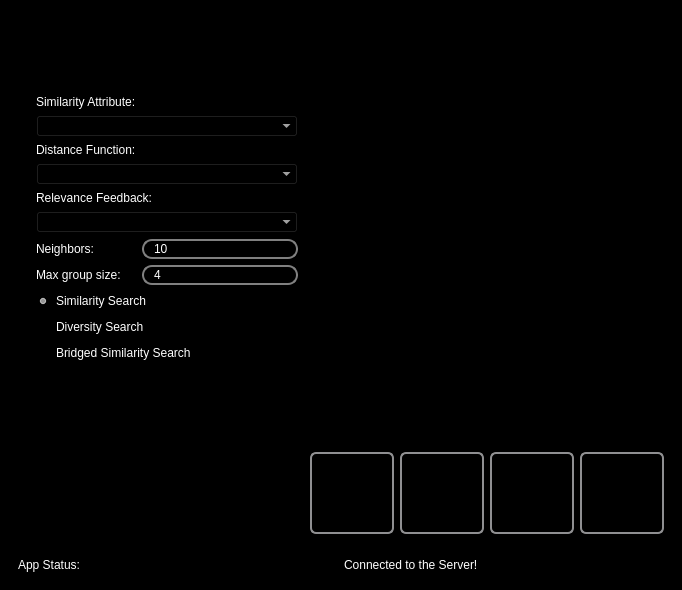
<?xml version="1.0" encoding="UTF-8"?>
<ui version="4.0">
 <class>QueryParameters</class>
 <widget class="QMainWindow" name="QueryParameters">
  <property name="geometry">
   <rect>
    <x>0</x>
    <y>0</y>
    <width>682</width>
    <height>590</height>
   </rect>
  </property>
  <property name="minimumSize">
   <size>
    <width>682</width>
    <height>590</height>
   </size>
  </property>
  <property name="maximumSize">
   <size>
    <width>682</width>
    <height>590</height>
   </size>
  </property>
  <property name="windowTitle">
   <string>Higiia - Query Settings</string>
  </property>
  <property name="windowIcon">
   <iconset resource="../../icons.qrc">
    <normaloff>:/icons/favicon.ico</normaloff>:/icons/favicon.ico</iconset>
  </property>
  <property name="styleSheet">
   <string notr="true">QMainWindow{
	background: black;
	color: white;
}

QFrame{
	border: none;
}

QWidget{
	color: white;
	font-size: 9pt;
}



QLabel{
	color: white;
}



QGroupBox {
     color: black;
     border: 1px solid gray;
     border-radius: 0px;
     margin-top: 1ex; /* leave space at the top for the title */
 }

 QGroupBox::title {
     color: black;
     subcontrol-origin: margin;
     subcontrol-position: top center; /* position at the top center */
     padding: 0 3px;
 }

 QToolBox::tab {
     background: qlineargradient(x1: 0, y1: 0, x2: 0, y2: 1,
                                 stop: 0 #E1E1E1, stop: 0.4 #DDDDDD,
                                 stop: 0.5 #D8D8D8, stop: 1.0 #D3D3D3);
     border-radius: 5px;
     color: black;
 }

 QToolBox::tab:selected { /* italicize selected tabs */
     font: italic;
 }

 QLineEdit {
     color: white;
     border: 2px solid gray;
     border-radius: 10px;
     padding: 0 8px;
     background: white;
     selection-background-color: darkgray;
 }


 QPushButton {
     border: 2px solid #8f8f91;
     border-radius: 6px;
     min-width: 80px;
	color: white;
 }

 QPushButton:flat {
     border: none; /* no border for a flat push button */
 }

 QPushButton:default {
     border-color: navy; /* make the default button prominent */
 }


</string>
  </property>
  <widget class="QWidget" name="centralwidget">
   <property name="styleSheet">
    <string notr="true">	background: black;</string>
   </property>
   <layout class="QGridLayout" name="gridLayout_3">
    <item row="2" column="2">
     <spacer name="horizontalSpacer_6">
      <property name="orientation">
       <enum>Qt::Horizontal</enum>
      </property>
      <property name="sizeHint" stdset="0">
       <size>
        <width>40</width>
        <height>20</height>
       </size>
      </property>
     </spacer>
    </item>
    <item row="2" column="0">
     <spacer name="horizontalSpacer_4">
      <property name="orientation">
       <enum>Qt::Horizontal</enum>
      </property>
      <property name="sizeHint" stdset="0">
       <size>
        <width>40</width>
        <height>20</height>
       </size>
      </property>
     </spacer>
    </item>
    <item row="3" column="1">
     <widget class="QFrame" name="frame">
      <property name="frameShape">
       <enum>QFrame::StyledPanel</enum>
      </property>
      <property name="frameShadow">
       <enum>QFrame::Raised</enum>
      </property>
      <layout class="QHBoxLayout" name="horizontalLayout">
       <item>
        <spacer name="horizontalSpacer">
         <property name="orientation">
          <enum>Qt::Horizontal</enum>
         </property>
         <property name="sizeHint" stdset="0">
          <size>
           <width>64</width>
           <height>20</height>
          </size>
         </property>
        </spacer>
       </item>
       <item>
        <widget class="QPushButton" name="btnClose">
         <property name="minimumSize">
          <size>
           <width>84</width>
           <height>82</height>
          </size>
         </property>
         <property name="maximumSize">
          <size>
           <width>82</width>
           <height>82</height>
          </size>
         </property>
         <property name="styleSheet">
          <string notr="true"/>
         </property>
         <property name="text">
          <string/>
         </property>
         <property name="icon">
          <iconset resource="../../icons.qrc">
           <normaloff>:/icons/icoClose.png</normaloff>:/icons/icoClose.png</iconset>
         </property>
         <property name="iconSize">
          <size>
           <width>60</width>
           <height>60</height>
          </size>
         </property>
        </widget>
       </item>
       <item>
        <widget class="QPushButton" name="btnDiagnosis">
         <property name="minimumSize">
          <size>
           <width>84</width>
           <height>82</height>
          </size>
         </property>
         <property name="maximumSize">
          <size>
           <width>82</width>
           <height>82</height>
          </size>
         </property>
         <property name="font">
          <font>
           <pointsize>-1</pointsize>
           <weight>75</weight>
           <bold>true</bold>
          </font>
         </property>
         <property name="styleSheet">
          <string notr="true">font-size: 30px;</string>
         </property>
         <property name="text">
          <string/>
         </property>
         <property name="icon">
          <iconset resource="../../icons.qrc">
           <normaloff>:/icons/icoWriteNewDiagnosis.png</normaloff>:/icons/icoWriteNewDiagnosis.png</iconset>
         </property>
         <property name="iconSize">
          <size>
           <width>60</width>
           <height>60</height>
          </size>
         </property>
        </widget>
       </item>
       <item>
        <widget class="QPushButton" name="btnAnalytics">
         <property name="minimumSize">
          <size>
           <width>84</width>
           <height>82</height>
          </size>
         </property>
         <property name="maximumSize">
          <size>
           <width>82</width>
           <height>82</height>
          </size>
         </property>
         <property name="text">
          <string/>
         </property>
         <property name="icon">
          <iconset resource="../../icons.qrc">
           <normaloff>:/icons/icoAnalytics.png</normaloff>:/icons/icoAnalytics.png</iconset>
         </property>
         <property name="iconSize">
          <size>
           <width>60</width>
           <height>60</height>
          </size>
         </property>
        </widget>
       </item>
       <item>
        <widget class="QPushButton" name="btnViewStudy">
         <property name="minimumSize">
          <size>
           <width>84</width>
           <height>82</height>
          </size>
         </property>
         <property name="maximumSize">
          <size>
           <width>82</width>
           <height>82</height>
          </size>
         </property>
         <property name="styleSheet">
          <string notr="true"/>
         </property>
         <property name="text">
          <string/>
         </property>
         <property name="icon">
          <iconset resource="../../icons.qrc">
           <normaloff>:/icons/icoCbirSearch.png</normaloff>:/icons/icoCbirSearch.png</iconset>
         </property>
         <property name="iconSize">
          <size>
           <width>60</width>
           <height>60</height>
          </size>
         </property>
        </widget>
       </item>
      </layout>
     </widget>
    </item>
    <item row="5" column="1">
     <widget class="QFrame" name="frame_4">
      <property name="frameShape">
       <enum>QFrame::StyledPanel</enum>
      </property>
      <property name="frameShadow">
       <enum>QFrame::Raised</enum>
      </property>
      <layout class="QHBoxLayout" name="horizontalLayout_3">
       <item>
        <widget class="QLabel" name="lblServerStatusConst">
         <property name="text">
          <string>App Status: </string>
         </property>
        </widget>
       </item>
       <item>
        <widget class="QLabel" name="lblServerSetup">
         <property name="text">
          <string>Connected to the Server!</string>
         </property>
        </widget>
       </item>
      </layout>
     </widget>
    </item>
    <item row="3" column="0">
     <spacer name="horizontalSpacer_7">
      <property name="orientation">
       <enum>Qt::Horizontal</enum>
      </property>
      <property name="sizeHint" stdset="0">
       <size>
        <width>40</width>
        <height>20</height>
       </size>
      </property>
     </spacer>
    </item>
    <item row="2" column="1">
     <widget class="QFrame" name="frame_2">
      <property name="minimumSize">
       <size>
        <width>0</width>
        <height>335</height>
       </size>
      </property>
      <property name="styleSheet">
       <string notr="true"/>
      </property>
      <property name="frameShape">
       <enum>QFrame::StyledPanel</enum>
      </property>
      <property name="frameShadow">
       <enum>QFrame::Raised</enum>
      </property>
      <layout class="QHBoxLayout" name="horizontalLayout_2">
       <item>
        <widget class="QFrame" name="frame_5">
         <property name="frameShape">
          <enum>QFrame::StyledPanel</enum>
         </property>
         <property name="frameShadow">
          <enum>QFrame::Raised</enum>
         </property>
         <layout class="QVBoxLayout" name="verticalLayout_3">
          <item>
           <spacer name="verticalSpacer_5">
            <property name="orientation">
             <enum>Qt::Vertical</enum>
            </property>
            <property name="sizeHint" stdset="0">
             <size>
              <width>20</width>
              <height>40</height>
             </size>
            </property>
           </spacer>
          </item>
          <item>
           <widget class="QToolBox" name="toolBoxSearchOptions">
            <property name="minimumSize">
             <size>
              <width>280</width>
              <height>385</height>
             </size>
            </property>
            <property name="maximumSize">
             <size>
              <width>280</width>
              <height>385</height>
             </size>
            </property>
            <property name="styleSheet">
             <string notr="true"/>
            </property>
            <property name="currentIndex">
             <number>1</number>
            </property>
            <widget class="QWidget" name="pageQueryParameters">
             <property name="geometry">
              <rect>
               <x>0</x>
               <y>0</y>
               <width>280</width>
               <height>323</height>
              </rect>
             </property>
             <property name="maximumSize">
              <size>
               <width>280</width>
               <height>16777215</height>
              </size>
             </property>
             <property name="styleSheet">
              <string notr="true"/>
             </property>
             <attribute name="label">
              <string>Search Parameters</string>
             </attribute>
             <layout class="QVBoxLayout" name="verticalLayout">
              <item>
               <widget class="QPushButton" name="btnNewSearchParameter">
                <property name="text">
                 <string>Add parameter</string>
                </property>
               </widget>
              </item>
              <item>
               <widget class="QLabel" name="lblHypothesis">
                <property name="text">
                 <string>Hypothesis:</string>
                </property>
               </widget>
              </item>
              <item>
               <widget class="QComboBox" name="cbxHypothesis">
                <property name="styleSheet">
                 <string notr="true">QWidget {
	color: white;
}
</string>
                </property>
               </widget>
              </item>
              <item>
               <widget class="QLabel" name="lblMinimum">
                <property name="text">
                 <string>Minimum value:</string>
                </property>
               </widget>
              </item>
              <item>
               <widget class="QLineEdit" name="txtMinimum"/>
              </item>
              <item>
               <widget class="QLabel" name="lblMaximum">
                <property name="text">
                 <string>Maximum value:</string>
                </property>
               </widget>
              </item>
              <item>
               <widget class="QLineEdit" name="txtMaximum"/>
              </item>
              <item>
               <spacer name="verticalSpacer">
                <property name="orientation">
                 <enum>Qt::Vertical</enum>
                </property>
                <property name="sizeHint" stdset="0">
                 <size>
                  <width>20</width>
                  <height>40</height>
                 </size>
                </property>
               </spacer>
              </item>
             </layout>
            </widget>
            <widget class="QWidget" name="pageSimParameters">
             <property name="geometry">
              <rect>
               <x>0</x>
               <y>0</y>
               <width>266</width>
               <height>325</height>
              </rect>
             </property>
             <property name="maximumSize">
              <size>
               <width>280</width>
               <height>16777215</height>
              </size>
             </property>
             <attribute name="label">
              <string>Similarity Parameters</string>
             </attribute>
             <layout class="QGridLayout" name="gridLayout">
              <item row="11" column="0" colspan="3">
               <widget class="QRadioButton" name="rbtBridge">
                <property name="text">
                 <string>Bridged Similarity Search</string>
                </property>
               </widget>
              </item>
              <item row="7" column="0" colspan="2">
               <widget class="QLabel" name="lblDiversityNumber">
                <property name="text">
                 <string>Max group size:</string>
                </property>
               </widget>
              </item>
              <item row="6" column="2">
               <widget class="QLineEdit" name="txtNumberNeighbors">
                <property name="maximumSize">
                 <size>
                  <width>16777215</width>
                  <height>16777215</height>
                 </size>
                </property>
                <property name="text">
                 <string>10</string>
                </property>
               </widget>
              </item>
              <item row="3" column="0" colspan="3">
               <widget class="QComboBox" name="cbxDf">
                <property name="styleSheet">
                 <string notr="true">QWidget {
	color: white;
}
</string>
                </property>
               </widget>
              </item>
              <item row="8" column="0" colspan="3">
               <widget class="QRadioButton" name="rbtSimilarity">
                <property name="text">
                 <string>Similarity Search</string>
                </property>
                <property name="checked">
                 <bool>true</bool>
                </property>
               </widget>
              </item>
              <item row="0" column="0" colspan="3">
               <widget class="QLabel" name="lblSimAttribute">
                <property name="text">
                 <string>Similarity Attribute:</string>
                </property>
               </widget>
              </item>
              <item row="2" column="0" colspan="2">
               <widget class="QLabel" name="lblDistanceEvaluation">
                <property name="text">
                 <string>Distance Function:</string>
                </property>
               </widget>
              </item>
              <item row="12" column="0">
               <spacer name="verticalSpacer_3">
                <property name="orientation">
                 <enum>Qt::Vertical</enum>
                </property>
                <property name="sizeHint" stdset="0">
                 <size>
                  <width>20</width>
                  <height>40</height>
                 </size>
                </property>
               </spacer>
              </item>
              <item row="4" column="0" colspan="3">
               <widget class="QLabel" name="lblRelevanceFeedbackMethod">
                <property name="text">
                 <string>Relevance Feedback:</string>
                </property>
               </widget>
              </item>
              <item row="7" column="2">
               <widget class="QLineEdit" name="txtNumberDiversity">
                <property name="text">
                 <string>4</string>
                </property>
               </widget>
              </item>
              <item row="6" column="0">
               <widget class="QLabel" name="lblNumberOfNeighbors">
                <property name="text">
                 <string>Neighbors:</string>
                </property>
               </widget>
              </item>
              <item row="5" column="0" colspan="3">
               <widget class="QComboBox" name="cbxRF">
                <property name="styleSheet">
                 <string notr="true">QWidget {
	color: white;
}
</string>
                </property>
               </widget>
              </item>
              <item row="9" column="0" colspan="3">
               <widget class="QRadioButton" name="rbtDiversity">
                <property name="text">
                 <string>Diversity Search</string>
                </property>
               </widget>
              </item>
              <item row="1" column="0" colspan="3">
               <widget class="QComboBox" name="cbxSimilarityAttribute">
                <property name="styleSheet">
                 <string notr="true">QWidget {
	color: white;
}
</string>
                </property>
               </widget>
              </item>
             </layout>
            </widget>
           </widget>
          </item>
          <item>
           <spacer name="verticalSpacer_6">
            <property name="orientation">
             <enum>Qt::Vertical</enum>
            </property>
            <property name="sizeHint" stdset="0">
             <size>
              <width>20</width>
              <height>40</height>
             </size>
            </property>
           </spacer>
          </item>
         </layout>
        </widget>
       </item>
       <item>
        <widget class="QFrame" name="frame_3">
         <property name="frameShape">
          <enum>QFrame::StyledPanel</enum>
         </property>
         <property name="frameShadow">
          <enum>QFrame::Raised</enum>
         </property>
         <layout class="QGridLayout" name="gridLayout_2">
          <item row="0" column="1">
           <spacer name="verticalSpacer_7">
            <property name="orientation">
             <enum>Qt::Vertical</enum>
            </property>
            <property name="sizeHint" stdset="0">
             <size>
              <width>20</width>
              <height>40</height>
             </size>
            </property>
           </spacer>
          </item>
          <item row="1" column="2">
           <spacer name="horizontalSpacer_2">
            <property name="orientation">
             <enum>Qt::Horizontal</enum>
            </property>
            <property name="sizeHint" stdset="0">
             <size>
              <width>40</width>
              <height>20</height>
             </size>
            </property>
           </spacer>
          </item>
          <item row="1" column="0">
           <spacer name="horizontalSpacer_3">
            <property name="orientation">
             <enum>Qt::Horizontal</enum>
            </property>
            <property name="sizeHint" stdset="0">
             <size>
              <width>40</width>
              <height>20</height>
             </size>
            </property>
           </spacer>
          </item>
          <item row="1" column="1">
           <widget class="QLabel" name="lblImg">
            <property name="minimumSize">
             <size>
              <width>300</width>
              <height>300</height>
             </size>
            </property>
            <property name="maximumSize">
             <size>
              <width>300</width>
              <height>300</height>
             </size>
            </property>
            <property name="text">
             <string/>
            </property>
           </widget>
          </item>
          <item row="2" column="1">
           <spacer name="verticalSpacer_8">
            <property name="orientation">
             <enum>Qt::Vertical</enum>
            </property>
            <property name="sizeHint" stdset="0">
             <size>
              <width>20</width>
              <height>40</height>
             </size>
            </property>
           </spacer>
          </item>
         </layout>
        </widget>
       </item>
      </layout>
     </widget>
    </item>
    <item row="3" column="2">
     <spacer name="horizontalSpacer_10">
      <property name="orientation">
       <enum>Qt::Horizontal</enum>
      </property>
      <property name="sizeHint" stdset="0">
       <size>
        <width>40</width>
        <height>20</height>
       </size>
      </property>
     </spacer>
    </item>
    <item row="5" column="2">
     <spacer name="horizontalSpacer_11">
      <property name="orientation">
       <enum>Qt::Horizontal</enum>
      </property>
      <property name="sizeHint" stdset="0">
       <size>
        <width>40</width>
        <height>20</height>
       </size>
      </property>
     </spacer>
    </item>
    <item row="4" column="1">
     <spacer name="verticalSpacer_2">
      <property name="orientation">
       <enum>Qt::Vertical</enum>
      </property>
      <property name="sizeHint" stdset="0">
       <size>
        <width>20</width>
        <height>40</height>
       </size>
      </property>
     </spacer>
    </item>
    <item row="5" column="0">
     <spacer name="horizontalSpacer_9">
      <property name="orientation">
       <enum>Qt::Horizontal</enum>
      </property>
      <property name="sizeHint" stdset="0">
       <size>
        <width>40</width>
        <height>20</height>
       </size>
      </property>
     </spacer>
    </item>
    <item row="0" column="1">
     <spacer name="verticalSpacer_4">
      <property name="orientation">
       <enum>Qt::Vertical</enum>
      </property>
      <property name="sizeHint" stdset="0">
       <size>
        <width>17</width>
        <height>13</height>
       </size>
      </property>
     </spacer>
    </item>
    <item row="1" column="1">
     <spacer name="verticalSpacer_9">
      <property name="orientation">
       <enum>Qt::Vertical</enum>
      </property>
      <property name="sizeHint" stdset="0">
       <size>
        <width>20</width>
        <height>40</height>
       </size>
      </property>
     </spacer>
    </item>
    <item row="6" column="1">
     <spacer name="verticalSpacer_10">
      <property name="orientation">
       <enum>Qt::Vertical</enum>
      </property>
      <property name="sizeHint" stdset="0">
       <size>
        <width>20</width>
        <height>40</height>
       </size>
      </property>
     </spacer>
    </item>
   </layout>
   <zorder>frame_2</zorder>
   <zorder>frame</zorder>
   <zorder>verticalSpacer_4</zorder>
   <zorder>frame_4</zorder>
   <zorder>verticalSpacer_2</zorder>
   <zorder>verticalSpacer_9</zorder>
   <zorder>horizontalSpacer_4</zorder>
   <zorder>horizontalSpacer_6</zorder>
   <zorder>horizontalSpacer_7</zorder>
   <zorder>horizontalSpacer_9</zorder>
   <zorder>horizontalSpacer_10</zorder>
   <zorder>horizontalSpacer_11</zorder>
   <zorder>verticalSpacer_10</zorder>
  </widget>
 </widget>
 <tabstops>
  <tabstop>btnNewSearchParameter</tabstop>
  <tabstop>cbxHypothesis</tabstop>
  <tabstop>txtMinimum</tabstop>
  <tabstop>txtMaximum</tabstop>
  <tabstop>cbxSimilarityAttribute</tabstop>
  <tabstop>cbxDf</tabstop>
  <tabstop>cbxRF</tabstop>
  <tabstop>txtNumberNeighbors</tabstop>
  <tabstop>txtNumberDiversity</tabstop>
  <tabstop>rbtSimilarity</tabstop>
  <tabstop>rbtDiversity</tabstop>
  <tabstop>rbtBridge</tabstop>
  <tabstop>btnViewStudy</tabstop>
  <tabstop>btnAnalytics</tabstop>
  <tabstop>btnClose</tabstop>
 </tabstops>
 <resources>
  <include location="../../icons.qrc"/>
 </resources>
 <connections/>
</ui>
